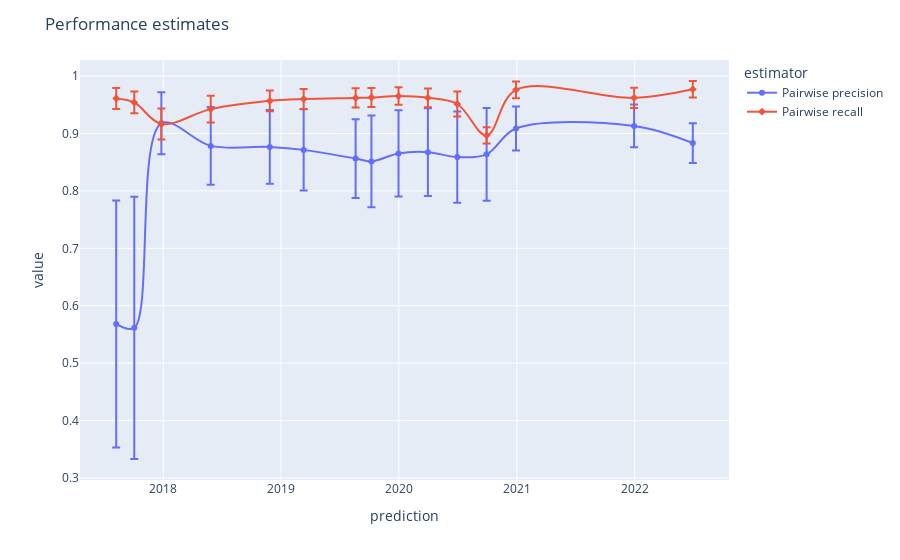

The code cell stored with this chart in its notebook:
### Markdown cell above
## Plots

Helper `visualization functions <visualizations>`_ are available in the {py:module}`er_evaluation.plots` module:

### Code cell
ee.plot_estimates(predictions, {"sample":reference, "weights":"cluster_size"})

### Figure 1 — Plotly figure (JSON) as saved in the notebook; plotly's stock layout.template omitted (floating-point values rounded to 4 significant figures)
{"data": [{"error_y": {"array": [0.2153, 0.2285, 0.05396, 0.06762, 0.06418, 0.07095, 0.06856, 0.08002, 0.07514, 0.07646, 0.07946, 0.08092, 0.03813, 0.03724, 0.03478]}, "hovertemplate": "estimator=Pairwise precision<br>prediction=%{x}<br>value=%{y}<extra></extra>", "legendgroup": "Pairwise precision", "line": {"color": "#636efa", "dash": "solid", "shape": "spline"}, "marker": {"symbol": "circle"}, "mode": "lines+markers", "name": "Pairwise precision", "orientation": "v", "showlegend": true, "type": "scatter", "x": ["2017-08-08T00:00:00", "2017-10-03T00:00:00", "2017-12-26T00:00:00", "2018-05-28T00:00:00", "2018-11-27T00:00:00", "2019-03-12T00:00:00", "2019-08-20T00:00:00", "2019-10-08T00:00:00", "2019-12-31T00:00:00", "2020-03-31T00:00:00", "2020-06-30T00:00:00", "2020-09-29T00:00:00", "2020-12-29T00:00:00", "2021-12-30T00:00:00", "2022-06-30T00:00:00"], "xaxis": "x", "y": [0.5683, 0.5615, 0.9178, 0.8785, 0.8767, 0.8715, 0.8564, 0.8514, 0.8653, 0.8675, 0.8589, 0.8638, 0.9088, 0.9132, 0.8833], "yaxis": "y"}, {"error_y": {"array": [0.01816, 0.01896, 0.02691, 0.02342, 0.01808, 0.0175, 0.0169, 0.01672, 0.01524, 0.01635, 0.02184, 0.01423, 0.01459, 0.01757, 0.01447]}, "hovertemplate": "estimator=Pairwise recall<br>prediction=%{x}<br>value=%{y}<extra></extra>", "legendgroup": "Pairwise recall", "line": {"color": "#EF553B", "dash": "solid", "shape": "spline"}, "marker": {"symbol": "diamond"}, "mode": "lines+markers", "name": "Pairwise recall", "orientation": "v", "showlegend": true, "type": "scatter", "x": ["2017-08-08T00:00:00", "2017-10-03T00:00:00", "2017-12-26T00:00:00", "2018-05-28T00:00:00", "2018-11-27T00:00:00", "2019-03-12T00:00:00", "2019-08-20T00:00:00", "2019-10-08T00:00:00", "2019-12-31T00:00:00", "2020-03-31T00:00:00", "2020-06-30T00:00:00", "2020-09-29T00:00:00", "2020-12-29T00:00:00", "2021-12-30T00:00:00", "2022-06-30T00:00:00"], "xaxis": "x", "y": [0.9611, 0.9541, 0.9166, 0.9425, 0.957, 0.9602, 0.962, 0.9628, 0.9653, 0.9623, 0.9515, 0.8967, 0.9761, 0.9622, 0.977], "yaxis": "y"}], "layout": {"legend": {"title": {"text": "estimator"}, "tracegroupgap": 0}, "margin": {"t": 60}, "title": {"text": "Performance estimates"}, "xaxis": {"anchor": "y", "domain": [0, 1], "title": {"text": "prediction"}}, "yaxis": {"anchor": "x", "domain": [0, 1], "title": {"text": "value"}}}}
